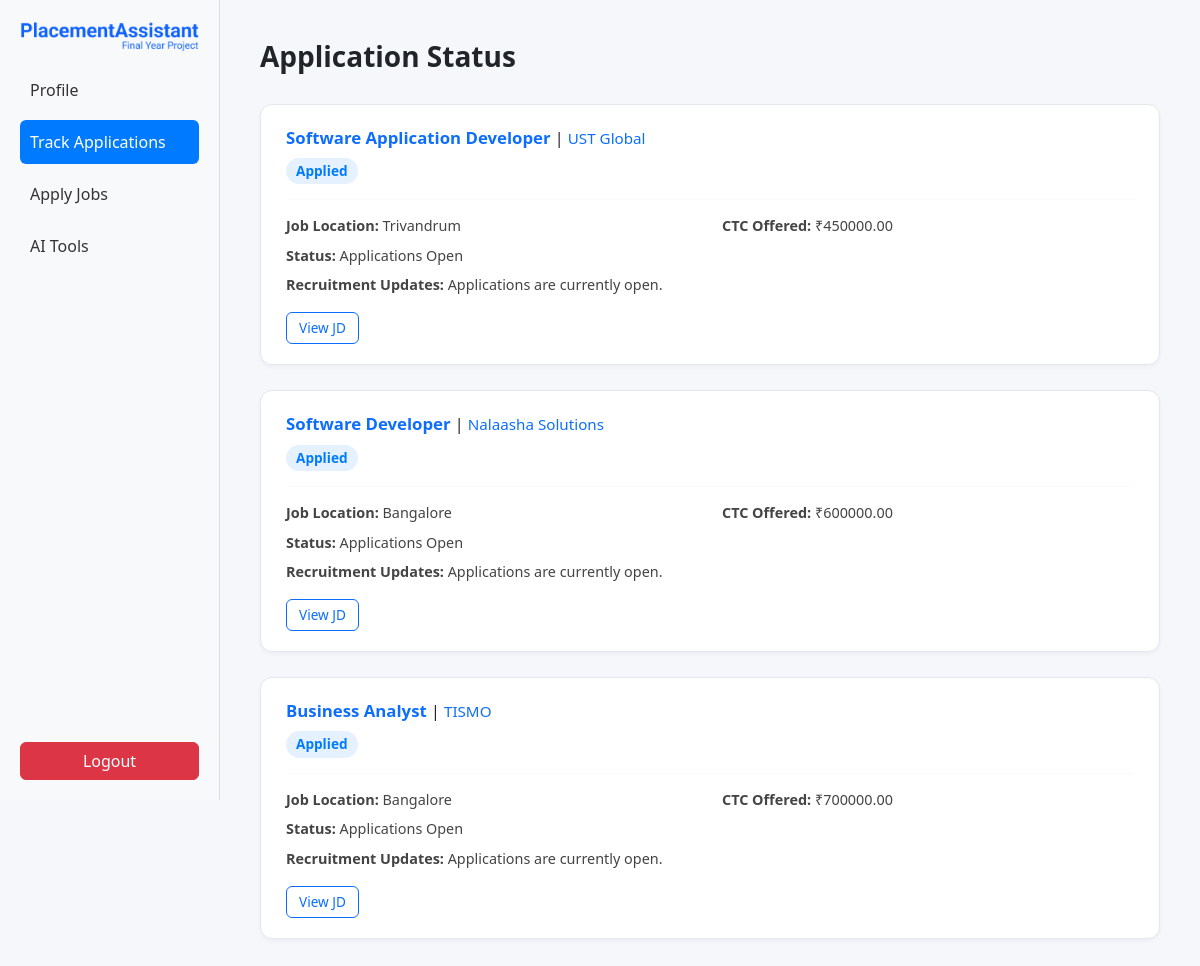
Page /jobs/track/ (signed in) on the earlier database version.
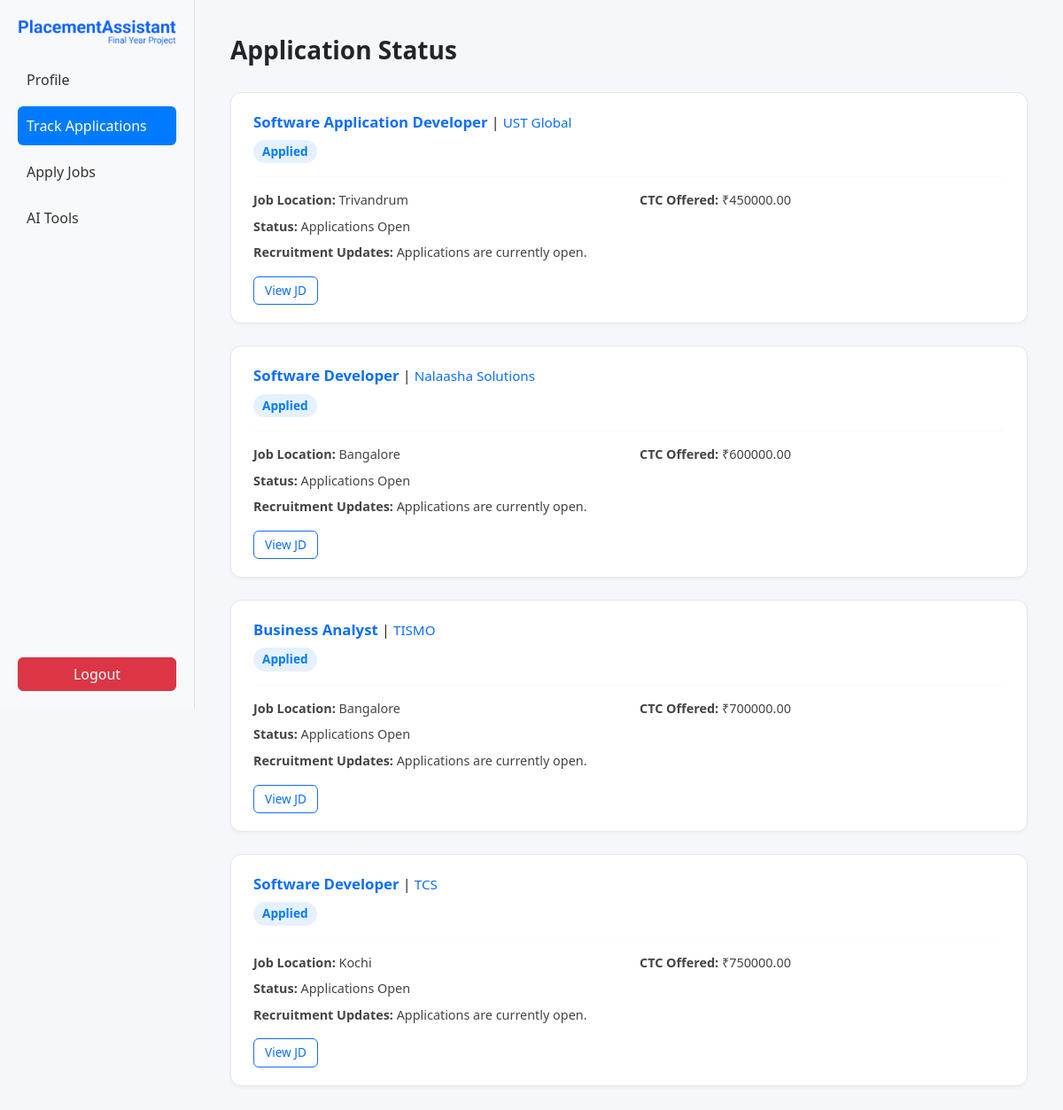
Same page on the later database version.
### jobs/models.py (models this page shows, shortened)
class Application(models.Model):
    STATUS_CHOICES = [
        ("Applied", "Applied"),
        ("Shortlisted", "Shortlisted"),
        ("Rejected", "Rejected"),
        ("Selected", "Selected"),
    ]
    student = models.ForeignKey(User, on_delete=models.CASCADE, related_name="applications")
    job = models.ForeignKey(Job, on_delete=models.CASCADE, related_name="applications")
    applied_at = models.DateTimeField(default=timezone.now)
    status = models.CharField(max_length=20, choices=STATUS_CHOICES, default="Applied")
    class Meta:
        unique_together = ("student", "job")  # Prevent multiple applications

class Job(models.Model):
    SLAB_CHOICES = [
        (1, "Slab 1 (< 6 LPA)"),
        (2, "Slab 2 (6–12 LPA)"),
        (3, "Slab 3 (>= 12 LPA)"),
    ]
    STATUS_CHOICES = [
        ('open', 'Applications Open'),
        ('progress', 'In Progress'),
        ('closed', 'Completed'),
    ]
    title = models.CharField(max_length=255)
    company_name = models.CharField(max_length=255)
    location = models.CharField(max_length=255)
    ctc = models.DecimalField(max_digits=10, decimal_places=2)  # LPA
    slab = models.IntegerField(choices=SLAB_CHOICES, blank=True, null=True)
    deadline = models.DateTimeField()
    min_cgpa = models.DecimalField(max_digits=4, decimal_places=2)
    max_backlogs = models.IntegerField(default=0)
    history_allowed = models.BooleanField(default=True)
    jd_file = models.FileField(upload_to="job_descriptions/",null=True, blank=True)
    created_by = models.ForeignKey(User, on_delete=models.CASCADE, related_name="posted_jobs")
    created_at = models.DateTimeField(auto_now_add=True)
    status = models.CharField(max_length=20, choices=STATUS_CHOICES, default='open')
    recruitment_updates = models.TextField(default="Applications are currently open.", blank=True)

### jobs/views.py (the view)
# urls.py: path('track/', views.track_applications, name='track_applications'),
@login_required
def track_applications(request):
    applications = Application.objects.filter(student=request.user).select_related('job')
    return render(request, 'students/track_applications.html', {'applications': applications})

### students/templates/students/track_applications.html (shortened to what this page needs)
{% load static %}
<!DOCTYPE html>
<html lang="en">
<head>
  <link href="https://cdn.jsdelivr.net/npm/bootstrap@5.3.2/dist/css/bootstrap.min.css" rel="stylesheet">
</head>
<body>
  <div class="d-flex">
    <div class="sidebar">
      <div class="logo-container text-center mb-3">
        <img src="{% static 'images/logo.png' %}" alt="PlacementAssistant Logo" class="img-fluid" style="max-height: 40px;">
      </div>
      <a href="{% url 'student_profile' %}">Profile</a>
      <a href="{% url 'track_applications' %}" class="active">Track Applications</a>
      <a href="{% url 'job_list' %}">Apply Jobs</a>
      <a href="{% url 'ai_tools' %}">AI Tools</a>
      <form method="post" action="/">
        <button type="submit" class="btn btn-danger w-100 mt-auto">Logout</button>
      </form>
    </div>
    <div class="main-content">
      <h3>Application Status</h3>
      {% if applications %}
        {% for app in applications %}
          <div class="app-card">
            <div>
              <span class="job-title">{{ app.job.title }}</span> |
              <span class="company-name">{{ app.job.company_name }}</span>
            </div>
            <div class="mt-2">
              <span class="status status-{{ app.status|lower }}">
                {{ app.get_status_display }}
              </span>
            </div>
            <hr>
            <div class="row job-info">
              <div class="col-md-6"><strong>Job Location:</strong> {{ app.job.location }}</div>
              <div class="col-md-6"><strong>CTC Offered:</strong> ₹{{ app.job.ctc }}</div>
            </div>
            <div class="job-info"><strong>Status:</strong> {{ app.job.get_status_display }}</div>
            <div class="job-info"><strong>Recruitment Updates:</strong> {{ app.job.recruitment_updates }}</div>
            {% if app.job.jd_file %}
              <a href="{{ app.job.jd_file.url }}" target="_blank" class="btn btn-outline-primary btn-sm mt-2">
                View JD
              </a>
            {% endif %}
          </div>
        {% endfor %}
      {% else %}
        <p class="text-muted">You haven’t applied to any jobs yet.</p>
      {% endif %}
    </div>
  </div>
</body>
</html>

### students/templates/students/track_applications.html (style rules this page uses)
body { font-family: 'Segoe UI', sans-serif; background-color: #f5f7fb; }
.sidebar { width: 220px; height: 100vh; background: #f8f9fa; border-right: 1px solid #ddd; padding: 20px; display: flex; flex-direction: column; }
.sidebar a { display: block; color: #333; padding: 10px; text-decoration: none; border-radius: 6px; margin-bottom: 8px; font-weight: 500; }
.sidebar a.active { background: #007bff; color: #fff; }
.sidebar form { margin-top: auto; }
.main-content { flex: 1; padding: 40px; }
h3 { font-weight: 700; margin-bottom: 30px; }
.app-card { background: #fff; border-radius: 12px; border: 1px solid #e4e7ed; box-shadow: 0 2px 4px rgba(0,0,0,0.04); padding: 20px 25px; margin-bottom: 25px; }
.job-title { color: #0d6efd; font-weight: 600; font-size: 1.05rem; margin-bottom: 2px; }
.company-name { color: #0d6efd; font-size: 0.95rem; text-decoration: none; font-weight: 500; }
.job-info { font-size: 0.9rem; color: #444; margin-bottom: 8px; }
.status { display: inline-block; font-size: 0.85rem; padding: 3px 10px; border-radius: 20px; font-weight: 600; }
.status-applied { color: #007bff; background-color: rgba(0,123,255,0.1); }
hr { margin: 15px 0; color: #eaeaea; }
.btn-outline-primary.btn-sm { border-radius: 6px; font-size: 0.85rem; padding: 5px 12px; }

Differences in the rows shown:
added Application: job "Software Developer", job.company_name "TCS", status "Applied", job.location "Kochi", job.ctc "750000.00", job.status "Applications Open", job.recruitment_updates "Applications are currently open."
